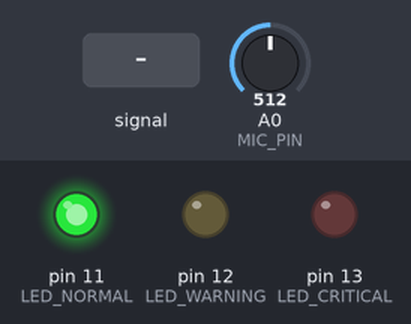
This sketch was run on a simulated Arduino Nano, built with avr-gcc and run on an emulated ATmega328P. On the bench: output pins drawn as LEDs (lit = HIGH). The inputs (shaded band) are chosen by the test bench; at power-on: A0 (MIC_PIN) = 512. What the sketch prints to the serial monitor is not drawn.

Above: at 2.0 s.
2.1 s: A0 (MIC_PIN) fed a 200 Hz sine of ±255 counts around its level
At 2.58 s:
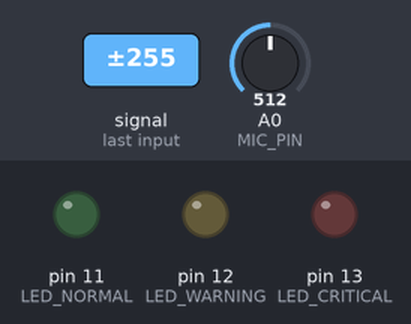
5.1 s: A0 (MIC_PIN) fed a 2 Hz sine of ±306 counts around its level
At 6.3 s:
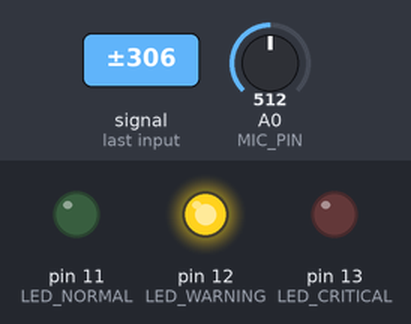
8.1 s: A0 (MIC_PIN) set to 716
At 8.8 s:
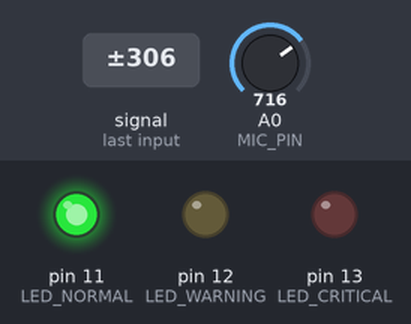
Timing chart, 0 to 11.1 s (numbered marks = the images above; inputs shaded):
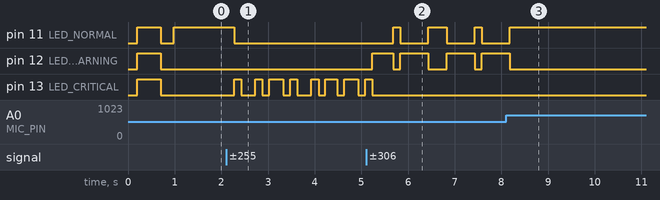

The sketch:

silentalert_nano.ino
```cpp
/*
 * ╔══════════════════════════════════════════════════════════╗
 * ║       SilentAlert — Arduino Nano Firmware v2             ║
 * ║   MAX4466 Microphone → dB Reading → USB Serial JSON      ║
 * ║   Wokwi Simulation: Potentiometer → A0 (simulates mic)  ║
 * ║                                                          ║
 * ║  WIRING (Real Hardware):                                 ║
 * ║    MAX4466 VCC → 5V | GND → GND | OUT → A0              ║
 * ║                                                          ║
 * ║  WIRING (Wokwi Simulation):                              ║
 * ║    Potentiometer VCC → 5V | GND → GND | SIG → A0        ║
 * ║    Red LED    → D13 (CRITICAL >70dB)                     ║
 * ║    Yellow LED → D12 (WARNING  60-70dB)                   ║
 * ║    Green LED  → D11 (NORMAL   <60dB)                     ║
 * ╚══════════════════════════════════════════════════════════╝
 */

// ─── Zone Config ──────────────────────────────────────────
// Change to: "Library" | "Classroom" | "Lab" | "ConferenceRoom"
const char* ZONE_NAME = "Library";

// ─── Pin Config ───────────────────────────────────────────
const int MIC_PIN      = A0;   // MAX4466 OUT (or Potentiometer SIG in Wokwi)
const int LED_CRITICAL = 13;   // Red LED   — dB >= 70
const int LED_WARNING  = 12;   // Yellow LED — dB 60–70
const int LED_NORMAL   = 11;   // Green LED  — dB < 60

// ─── Timing ───────────────────────────────────────────────
const int SAMPLE_MS  = 100;    // Sample window per reading
const int SEND_DELAY = 2000;   // Send JSON every 2 seconds

// ─── Calibration ──────────────────────────────────────────
const float REF_VOLTAGE = 5.0;
const float MIC_REF     = 0.00631;
const float DB_OFFSET   = 20.0;

// ─── Globals ──────────────────────────────────────────────
unsigned long lastSend = 0;

// ──────────────────────────────────────────────────────────
void setup() {
  Serial.begin(9600);
  delay(200);

  pinMode(LED_CRITICAL, OUTPUT);
  pinMode(LED_WARNING,  OUTPUT);
  pinMode(LED_NORMAL,   OUTPUT);

  // Boot sequence — all LEDs flash once
  digitalWrite(LED_CRITICAL, HIGH);
  digitalWrite(LED_WARNING,  HIGH);
  digitalWrite(LED_NORMAL,   HIGH);
  delay(500);
  digitalWrite(LED_CRITICAL, LOW);
  digitalWrite(LED_WARNING,  LOW);
  digitalWrite(LED_NORMAL,   LOW);

  Serial.println("# ==========================================");
  Serial.println("# SilentAlert Arduino Nano - Ready");
  Serial.print("# Zone: ");
  Serial.println(ZONE_NAME);
  Serial.println("# Turn potentiometer to change noise level");
  Serial.println("# JSON sent every 2 seconds to serial-bridge");
  Serial.println("# ==========================================");
}

// ─── Read dB from MAX4466 (or Potentiometer in Wokwi) ─────
float readDecibels() {
  unsigned long start = millis();
  float maxVal = 0;
  float minVal = 1023;

  while (millis() - start < SAMPLE_MS) {
    int raw = analogRead(MIC_PIN);
    if (raw > maxVal) maxVal = raw;
    if (raw < minVal) minVal = raw;
  }

  float peakToPeak = maxVal - minVal;
  if (peakToPeak < 1) peakToPeak = 1;

  float voltage = (peakToPeak / 1023.0) * REF_VOLTAGE;
  float dB = 20.0 * log10(voltage / MIC_REF) + DB_OFFSET;

  // Clamp to realistic range
  if (dB < 30.0)  dB = 30.0;
  if (dB > 120.0) dB = 120.0;

  return dB;
}

// ─── Update Status LEDs ───────────────────────────────────
void updateLEDs(float dB) {
  if (dB >= 70.0) {
    // CRITICAL — Red blinks fast
    digitalWrite(LED_CRITICAL, (millis() / 200) % 2);
    digitalWrite(LED_WARNING,  LOW);
    digitalWrite(LED_NORMAL,   LOW);
  } else if (dB >= 60.0) {
    // WARNING — Yellow solid
    digitalWrite(LED_CRITICAL, LOW);
    digitalWrite(LED_WARNING,  HIGH);
    digitalWrite(LED_NORMAL,   LOW);
  } else {
    // NORMAL — Green solid
    digitalWrite(LED_CRITICAL, LOW);
    digitalWrite(LED_WARNING,  LOW);
    digitalWrite(LED_NORMAL,   HIGH);
  }
}

// ─── Send JSON to Serial (bridge picks it up) ─────────────
void sendJSON(float dB) {
  float lib = 0, cls = 0, lab = 0, conf = 0;

  if (strcmp(ZONE_NAME, "Library") == 0)        lib  = dB;
  if (strcmp(ZONE_NAME, "Classroom") == 0)      cls  = dB;
  if (strcmp(ZONE_NAME, "Lab") == 0)            lab  = dB;
  if (strcmp(ZONE_NAME, "ConferenceRoom") == 0) conf = dB;

  Serial.print("{");
  Serial.print("\"Library\":");        Serial.print(lib, 1);  Serial.print(",");
  Serial.print("\"Classroom\":");      Serial.print(cls, 1);  Serial.print(",");
  Serial.print("\"Lab\":");            Serial.print(lab, 1);  Serial.print(",");
  Serial.print("\"ConferenceRoom\":"); Serial.print(conf, 1); Serial.print(",");
  Serial.print("\"averageDecibel\":"); Serial.print(dB, 1);   Serial.print(",");
  Serial.print("\"zoneName\":\"");     Serial.print(ZONE_NAME); Serial.print("\",");
  Serial.print("\"deviceId\":\"NANO_WOKWI\"");
  Serial.println("}");
}

// ──────────────────────────────────────────────────────────
void loop() {
  float dB = readDecibels();

  // Update LEDs based on dB level
  updateLEDs(dB);

  // Debug output (bridge.js ignores lines starting with #)
  Serial.print("# dB: ");
  Serial.print(dB, 1);
  Serial.print("  | Status: ");
  if (dB >= 70) Serial.println("CRITICAL");
  else if (dB >= 60) Serial.println("WARNING");
  else Serial.println("NORMAL");

  // Send JSON every SEND_DELAY ms
  if (millis() - lastSend >= SEND_DELAY) {
    sendJSON(dB);
    lastSend = millis();
  }

  delay(50);
}
```

Measured:
- after the input at 2.1 s, pin 11 (LED_NORMAL): HIGH → LOW after 0.18 s; pin 13 (LED_CRITICAL): LOW → HIGH after 0.18 s, → LOW 0.15 s later, → HIGH 0.30 s later, → LOW 0.15 s later, … (15 changes in this stretch)
- after the input at 5.1 s, pin 11 (LED_NORMAL): goes HIGH 0.15 s, LOW 0.60 s, HIGH 0.40 s, LOW 0.60 s, HIGH 0.15 s, then LOW, starting after 0.58 s; pin 12 (LED_WARNING): goes HIGH 0.45 s, LOW 0.15 s, HIGH 0.60 s, LOW 0.40 s, HIGH 0.60 s, LOW 0.15 s, then HIGH, starting after 0.13 s; pin 13 (LED_CRITICAL): goes on until 5.2 s, then stays LOW
- after the input at 8.1 s, pin 11 (LED_NORMAL): goes on until 8.2 s, then stays HIGH; pin 12 (LED_WARNING): goes on until 8.2 s, then stays LOW
